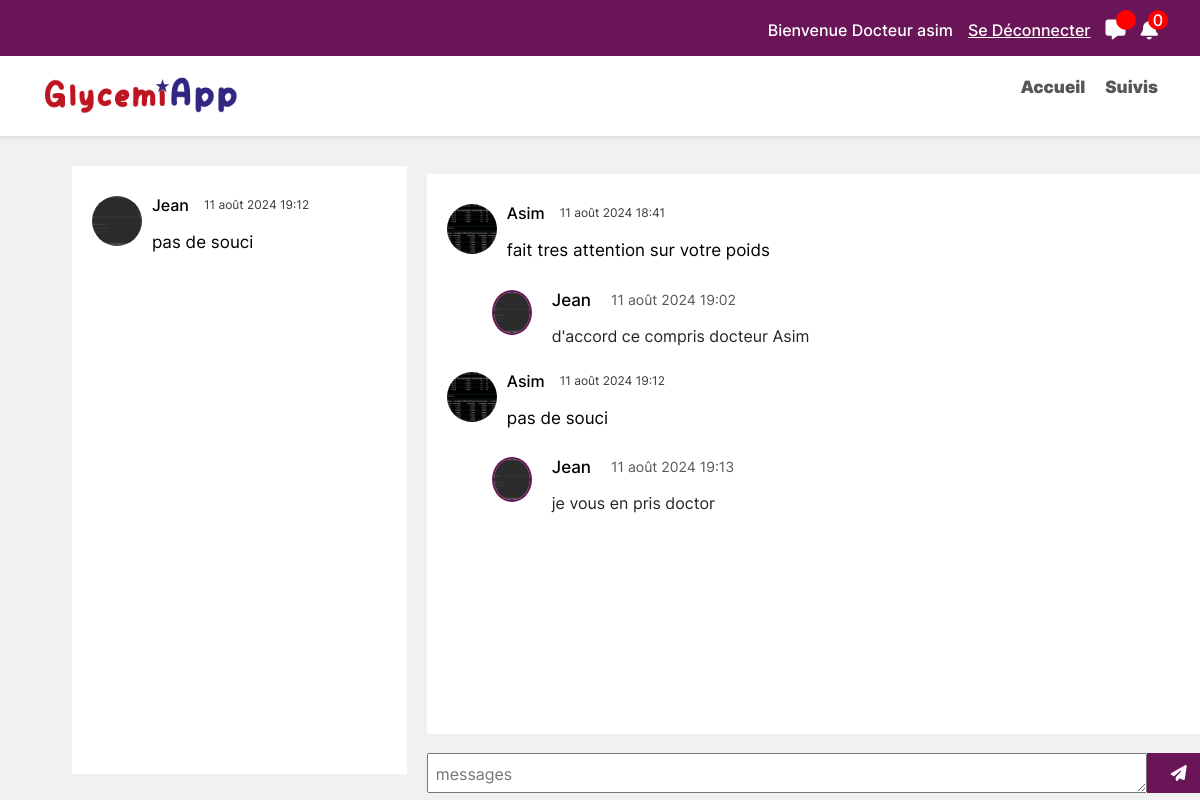
The app's page /doctor/MessageSendPatients/4/ (signed in) with its own data.
### accounts/models.py (models this page shows, shortened)
class User(AbstractUser):
    nom = models.CharField(max_length=50)
    profession = models.CharField(max_length=50, blank=True, null=True)
    telephone = models.CharField(max_length=50)
    adresse = models.CharField(max_length=200)
    photo_profile = models.ImageField(upload_to="photos_profile")
    isDoctor = models.BooleanField(default=False)
    isPatient = models.BooleanField(default=False)
    unread_count = models.IntegerField(default=0)
    gycemie = models.ForeignKey(GycemieData, on_delete=models.CASCADE, blank=True, null=True)
    def save(self, *args, **kwargs):
        super().save(*args, **kwargs)

### doctor/models.py (models this page shows, shortened)
class Messages(models.Model):
    expediteur = models.ForeignKey(User, on_delete=models.CASCADE, related_name="messages_envoyer")
    destinateur = models.ForeignKey(User, on_delete=models.CASCADE, related_name="messages_recus")
    message = models.TextField()
    created_at = models.DateTimeField(auto_now_add=True)

### doctor/views.py (the view)
# urls.py: path("MessageSendPatients/<int:id>/", MessageSendPatientsAndAllMessages, name="MessageSendPatients"),
@login_required
def MessageSendPatientsAndAllMessages(request, id=None):
    user = None
    form = MessagesForm(request.POST or None)
    if id:
        user = get_object_or_404(User, id=id)
        if request.method == "POST":
            if form.is_valid():
                new_message = form.save(commit=False)
                new_message.expediteur = request.user
                new_message.destinateur = user
                request.user.unread_count += 1
                new_message.save()
                return redirect(reverse("doctor:MessageSendPatients", args=[id]))
        else:
            form = MessagesForm()
        messages_recus = Messages.objects.all()
    else:
        messages_recus = None
    latest_messages = Messages.objects.filter(destinateur__isPatient=True).values('destinateur').annotate(
        latest_message_id=Max('id')
    )
    users_messages = Messages.objects.filter(id__in=[item['latest_message_id'] for item in latest_messages]).order_by("-created_at")
    request.user.unread_count = 0
    request.user.save()
    return render(request, "doctor/all_messages.html", {
        "form": form,
        "messages_recus": messages_recus,
        "users_messages": users_messages,
        "selected_user": user,
    })

### doctor/forms.py
class MessagesForm(forms.ModelForm):
    message = forms.CharField(label='', widget=forms.Textarea(attrs={'placeholder': 'messages'}), error_messages={'required': ''})
    class Meta:
        model = Messages
        fields = ['message']

### doctor/templates/doctor/all_messages.html (shortened to what this page needs)
{% extends 'base_doctor.html' %}
{% block content %}
{% load static %}
<section class="container all-patients-message-and-doctor">
    <section class="all-patients-message">
        <div class="">
            {% for users_message in users_messages %}
            <a href="{% url 'doctor:MessageSendPatients' users_message.destinateur.id %}" style="text-decoration: none;">
                <div class="one-patient one-patient-hover">
                    <img src="{{ users_message.destinateur.photo_profile.url }}" alt="{{ users_message.destinateur.username }}" width="50">
                    <div class="procf-patien">
                        <div>
                            <h5>{{ users_message.destinateur.username }}</h5>
                            <p>{{ users_message.created_at }}</p>
                        </div>
                        <p class="message-on-see">{{ users_message.message }}</p>
                    </div>
                </div>
            </a>
            {% endfor %}
        </div>
    </section>
    {% if selected_user %}
    <section class="mt-2 mb-5 all-doctor-message">
        <div class="all-message-see-doc">
            <div class="all-message-see-doc all-patients-message">
                {% for message in messages_recus %}
                    {% if message.expediteur.isDoctor %}
                        <div class="one-patient doctor-messages-st">
                            <img src="{{ message.expediteur.photo_profile.url }}" alt="{{ users_message.destinateur.username }}">
                            <div class="procf-patien">
                                <div>
                                    <h5>{{ message.expediteur.username }}</h5>
                                    <p>{{ message.created_at }}</p>
                                </div>
                                <p class="message-on-see">{{ message.message }}</p>
                            </div>
                        </div>
                    {% else %}
                <div class="msg-doct" style="margin-left: 45px;">
                    <img src="{{ message.expediteur.photo_profile.url }}" alt="" width="50">
                    <div>
                        <div class="data-name">
                            <p class="name">{{ message.expediteur.username }}</p>
                            <p class="date">{{ message.created_at }}</p>
                        </div>
                        <p>{{ message.message }}</p>
                    </div>
                </div>
                {% endif %}
                {% empty %}
                <ul>
                    <li>Pas encore des messages</li>
                </ul>
                {% endfor %}
            </div>
        </div>
        <form method="post" enctype="multipart/form-data" class="form-message-send">
            {{ form.as_p }}
            <button type="submit" class="btn-messages"><i class="fa-solid fa-paper-plane"></i></button>
            </form>
    </section>
    {% endif %}
</section>
{% endblock content %}

### templates/base_doctor.html (shortened to what this page needs)
<!DOCTYPE html>
{% load static %}
<html lang="en">
<head>
  <link rel="stylesheet" href="{% static 'css/bootstrap/css_bootstrap.css' %}">
  <link href="{% static 'fontawesomefree/css/fontawesome.css' %}" rel="stylesheet" type="text/css">
  <link href="{% static 'fontawesomefree/css/brands.css' %}" rel="stylesheet" type="text/css">
  <link href="{% static 'fontawesomefree/css/solid.css' %}" rel="stylesheet" type="text/css">
  <link rel="stylesheet" href="{% static 'css/style.css' %}">
</head>
<body>
  <header id="header" class="header">
    <div class="top_top__bar">
      <div class="topbar d-flex align-items-center container">
        <div class="connexion-welcome">
          <p>
            Bienvenue Docteur
            {% if user.is_authenticated and user.isDoctor %}
              {{ user.username }}
            {% endif %}
          </p>
          <p><a href="{% url 'accounts:logout' %}">Se Déconnecter</a></p>
        </div>
        <div class="message-notification">
          <p><a href="{% url 'doctor:allPatientsMessages' %}"><i class="fa-solid fa-message"></i></a></p>
          <span>
          </span>
        </div>
        <div class="message-notification">
          <p><a href="#"><i class="fa-solid fa-bell"></i></a></p>
          <span>0</span>
        </div>
      </div>
    </div>
    <div class="branding d-flex align-items-center sticky-top">
      <div class="container position-relative d-flex align-items-center justify-content-between ">
        <a href="/doctor/" class="logo d-flex align-items-center me-auto">
          <img src="{% static 'images/logo.png' %}" alt="logo">
        </a>
        <nav id="navmenu" class="navmenu">
          <ul>
            <li><a href="/doctor/" class="active">Accueil<br></a></li>
            <li><a href="{% url 'doctor:suivi' %}">Suivis</a></li>
          </ul>
        </nav>
      </div>
    </div>
  </header>
  {% block content %}
  {% endblock %}
</body>
</html>

### static/css/style.css (style rules this page uses)
:root { --inter-regular: Inter-Regular; --inter-light: Inter-Light; --inter-medium: Inter-Medium; --inter-semiBold: Inter-SemiBold; --inter-semiBold: Inter-Bold; --inter-semiBold: Inter-Black; --primary: #6A1557; --varia-primary: #6a15588b; }
body { font-size: 16px; font-family: var(--inter-regular); background: #f1f1f1; }
.topbar { display: flex; align-items: center; justify-content: end; height: 7vh; gap: 15px; z-index: 500; }
.top_top__bar { background-color: var(--primary); display: flex; align-items: center; z-index: 500; }
.topbar div { display: flex; align-items: center; gap: 15px; margin-top: 20px; }
.connexion-welcome, .message-notification { font-family: var(--inter-medium); color: #fff; font-size: 16px; }
.connexion-welcome a { color: #fff; }
.message-notification { position: relative; }
.message-notification a { color: #fff; font-size: 20px; }
.message-notification span { position: absolute; background-color: red; display: flex; align-items: center; justify-content: center; width: 20px; height: 20px; border-radius: 50%; top: -5px; right: -10px; }
.branding { background-color: #fff; box-shadow: 0px 1px 5px #6a155827; padding: 17px; height: 10vh; }
.navmenu ul { display: flex; align-items: center; gap: 20px; }
.navmenu li { list-style: none; }
.logo img { width: 200px; }
.navmenu a { text-decoration: none; color: #5B5656; font-size: 17px; font-family: var(--inter-semiBold); position: relative; }
.navmenu a::before { content: ""; background: #5B5656; width: 100%; height: 3px; bottom: -10px; position: absolute; transform: scale(0); transition: all .3s ease-in-out; }
.msg-doct { display: flex; align-items: start; gap: 20px; }
.msg-doct img { width: 45px; height: 45px; object-fit: cover; border-radius: 50%; border: 2px solid var(--primary); }
.msg-doct .data-name { display: flex; align-items: center; gap: 20px; }
.msg-doct p { line-height: 20px; }
.data-name .date { color: #5B5656; font-size: 14px; }
.data-name .name { color: #000; font-size: 17px; font-family: var(--inter-medium); text-transform: capitalize; }
.all-patients-message-and-doctor { display: flex; gap: 20px; height: 76%; position: fixed; margin: 30px 5%; }
.all-patients-message { display: flex; flex-direction: column; gap: 0px; width: 30%; background-color: #fff; overflow: auto; padding: 20px; }
.all-patients-message .one-patient { display: flex; align-items: start; gap: 10px; margin: 10px 0; transition: all .4s ease-in; }
.procf-patien div { display: flex; gap: 15px; }
.procf-patien div p { font-size: 12px; color: #3b3a3a; }
.procf-patien div h5 { font-size: 16px; color: #000; font-family: var(--inter-medium); text-transform: capitalize; }
.one-patient img { object-fit: cover; border-radius: 50%; width: 50px!important; height: 50px; }
.message-on-see { color: #000; font-family: var(--inter-regular); font-size: 17px; }
.all-doctor-message { width: 50%; }
.all-doctor-message img { width: 40px; }
.form-message-send { display: flex; width: 100%; position: fixed; bottom: -15px; }
.form-message-send textarea { height: 40px; width: 45rem; padding: 8px; }
.form-message-send button { height: 40px; min-width: 4rem; border: none; background-color: var(--primary); color: #fff; }
.all-message-see-doc { padding: 10px; overflow: auto; overflow-x: hidden; background-color: #fff; height: 70vh; width: 49rem; }

### records on screen
User: username "asim"
Messages: destinateur.photo_profile (picture), destinateur.username "Jean", created_at "11 août 2024 19:12", message "pas de souci", expediteur.photo_profile (picture), expediteur.username "Asim"
Messages: expediteur.photo_profile (picture), expediteur.username "Asim", created_at "11 août 2024 18:41", message "fait tres attention sur votre poids"
Messages: expediteur.photo_profile (picture), expediteur.username "Jean", created_at "11 août 2024 19:02", message "d'accord ce compris docteur Asim"
Messages: expediteur.photo_profile (picture), expediteur.username "Jean", created_at "11 août 2024 19:13", message "je vous en pris doctor"
